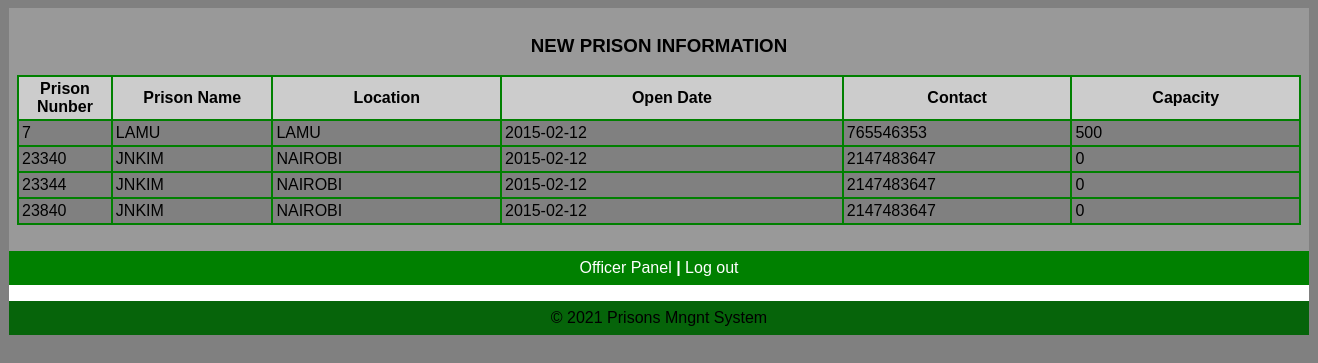
/officer/viewnewprison.php, run on the app's committed database.
### tables this page shows
CREATE TABLE IF NOT EXISTS `newprison` (
  `pno` int(25) NOT NULL AUTO_INCREMENT,
  `pname` varchar(25) NOT NULL,
  `location` varchar(25) NOT NULL,
  `opendate` varchar(25) NOT NULL,
  `contact` int(25) NOT NULL,
  `capacity` int(25) NOT NULL,
  PRIMARY KEY (`pno`)
);

### officer/viewnewprison.php (the view, shortened to what this page needs)
<html>
<head>
   <link rel="stylesheet" media="screen" href="login.css" >
</head>
<body>
	<table align='center' border='0' bgcolor='green' width='1300' cellpadding='8' cellspacing='0' height='200'>
          <tr>
            <td bgcolor='#999999' valign='center'>
<?php
$host="localhost";
$username="root";
$password="";
$db_name="prisonpro";
$tbl_name="newprison";
$connection =mysqli_connect("$host", "$username", "$password")or die("cannot connect server ");
 mysqli_select_db($connection ,"$db_name")or die("cannot select DB");
$sel= mysqli_query($connection,"select * from $tbl_name");
echo"<table align='center' width='100%' bgcolor='GREEN' border='0' bgcolor='green' cellpadding='3' cellspacing='2' bgcolor='silver'>
<caption><h3>NEW PRISON INFORMATION</h3></caption>
<tr bgcolor='#CCCCCC'>
<th width='3%'>Prison Nunber</th>
<th width='3%'>Prison Name</th>
<th width='10%'>Location</th>
<th width='15%'>Open Date</th>
<th width='10%'>Contact</th>
<th width='10%'>Capacity</th>
</tr>";
   while($row=mysqli_fetch_array ($sel,MYSQLI_ASSOC))
{
echo "<tr bgcolor='grey'>";
echo  "<td width='3%'>".$row ['pno']."</td>";
echo  "<td width='7%'>".$row ['pname']."</td>";
echo  "<td width='10%'>".$row ['location']."</td>";
echo  "<td width='10%'>".$row ['opendate']. "</td>";
echo  "<td width='10%'>".$row ['contact']. "</td>";
echo  "<td width='3%'>" .$row ['capacity']."</td>";
echo "</tr>";
}
echo"</table>";
?>
<br/>
			</td>
          </tr>
          <tr>
			<td align="center" bgcolor='green'><a href="officerpanel.php" target="_parent">Officer Panel <b>|</b></a>
			<a href="index.php" target="_parent">Log out</a></td>
          </tr>
          <tr>
            <td align='center' bgcolor='white' height='1'>
					<?php
           include("footer.php");
                ?>
            </td>
          </tr>
	</table>
</body>
</head>
</html>

### officer/login.css (style rules this page uses)
body { font: 14px/21px "Lucida Sans", "Lucida Grande", "Lucida Sans Unicode", sans-serif;background:gray; }
a { color:#fff; text-decoration:none; }

### data on the page
newprison: pno "7", pname "LAMU", location "LAMU", opendate "2015-02-12", contact "765546353", capacity "500"
newprison: pno "23340", pname "JNKIM", location "NAIROBI", opendate "2015-02-12", contact "2147483647", capacity "0"
newprison: pno "23344", pname "JNKIM", location "NAIROBI", opendate "2015-02-12", contact "2147483647", capacity "0"
newprison: pno "23840", pname "JNKIM", location "NAIROBI", opendate "2015-02-12", contact "2147483647", capacity "0"
